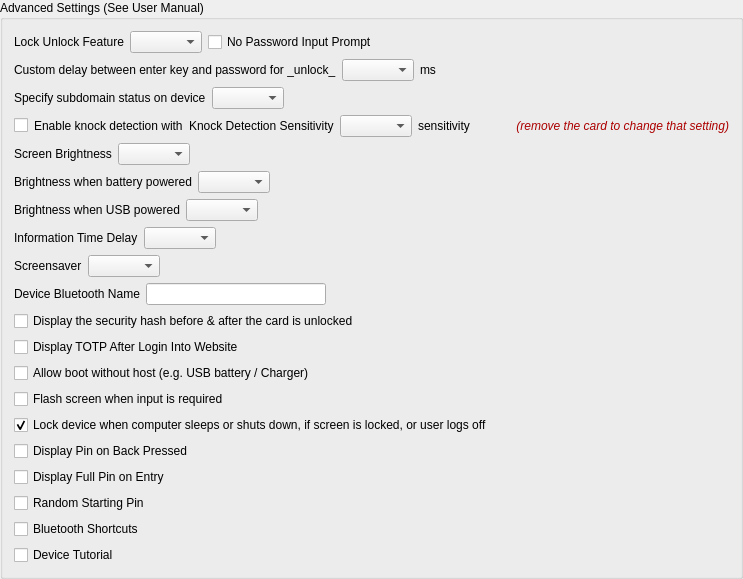
             <widget class="QGroupBox" name="advancedSettingsGB">
              <property name="title">
               <string>Advanced Settings (See User Manual)</string>
              </property>
              <layout class="QVBoxLayout" name="verticalLayout_21">
               <item>
                <widget class="QWidget" name="settings_advanced_lockunlock" native="true">
                 <property name="toolTip">
                  <string>Select the lock/unlock action performed when your card is inserted/removed</string>
                 </property>
                 <layout class="QHBoxLayout" name="horizontalLayout_27">
                  <property name="leftMargin">
                   <number>0</number>
                  </property>
                  <property name="topMargin">
                   <number>0</number>
                  </property>
                  <property name="rightMargin">
                   <number>0</number>
                  </property>
                  <property name="bottomMargin">
                   <number>0</number>
                  </property>
                  <item>
                   <widget class="QLabel" name="label_30">
                    <property name="text">
                     <string>Lock Unlock Feature</string>
                    </property>
                   </widget>
                  </item>
                  <item>
                   <widget class="QComboBox" name="lockUnlockModeComboBox">
                    <property name="sizePolicy">
                     <sizepolicy hsizetype="Preferred" vsizetype="Fixed">
                      <horstretch>0</horstretch>
                      <verstretch>0</verstretch>
                     </sizepolicy>
                    </property>
                    <property name="currentIndex">
                     <number>-1</number>
                    </property>
                    <property name="modelColumn">
                     <number>0</number>
                    </property>
                   </widget>
                  </item>
                  <item>
                   <widget class="QCheckBox" name="checkBoxNoPasswordPrompt">
                    <property name="text">
                     <string>No Password Input Prompt</string>
                    </property>
                   </widget>
                  </item>
                  <item>
                   <spacer name="horizontalSpacer_32">
                    <property name="orientation">
                     <enum>Qt::Horizontal</enum>
                    </property>
                    <property name="sizeHint" stdset="0">
                     <size>
                      <width>40</width>
                      <height>20</height>
                     </size>
                    </property>
                   </spacer>
                  </item>
                 </layout>
                </widget>
               </item>
               <item>
                <widget class="QWidget" name="settings_delay_bef_unlock_login" native="true">
                 <layout class="QHBoxLayout" name="horizontalLayout_38">
                  <property name="leftMargin">
                   <number>0</number>
                  </property>
                  <property name="topMargin">
                   <number>0</number>
                  </property>
                  <property name="bottomMargin">
                   <number>0</number>
                  </property>
                  <item>
                   <widget class="QLabel" name="label_delayBefUnlockLogin">
                    <property name="toolTip">
                     <string>Custom delay between enter key and password for _unlock_</string>
                    </property>
                    <property name="text">
                     <string>Custom delay between enter key and password for _unlock_</string>
                    </property>
                   </widget>
                  </item>
                  <item>
                   <widget class="QComboBox" name="comboBoxDelayBefUnlockLogin"/>
                  </item>
                  <item>
                   <widget class="QLabel" name="label_delayBefUnlockUnit">
                    <property name="text">
                     <string>ms</string>
                    </property>
                   </widget>
                  </item>
                  <item>
                   <spacer name="horizontalSpacer_37">
                    <property name="orientation">
                     <enum>Qt::Horizontal</enum>
                    </property>
                    <property name="sizeHint" stdset="0">
                     <size>
                      <width>40</width>
                      <height>20</height>
                     </size>
                    </property>
                   </spacer>
                  </item>
                 </layout>
                </widget>
               </item>
               <item>
                <widget class="QWidget" name="settings_subdomain_specification" native="true">
                 <layout class="QHBoxLayout" name="horizontalLayout_69">
                  <property name="leftMargin">
                   <number>0</number>
                  </property>
                  <property name="topMargin">
                   <number>0</number>
                  </property>
                  <property name="rightMargin">
                   <number>0</number>
                  </property>
                  <property name="bottomMargin">
                   <number>0</number>
                  </property>
                  <item>
                   <widget class="QLabel" name="label_MCSubdomainForceStatus">
                    <property name="toolTip">
                     <string>Specify subdomain status on device</string>
                    </property>
                    <property name="text">
                     <string>Specify subdomain status on device</string>
                    </property>
                   </widget>
                  </item>
                  <item>
                   <widget class="QComboBox" name="comboBoxMCSubdomainForceStatus"/>
                  </item>
                  <item>
                   <spacer name="horizontalSpacer_59">
                    <property name="orientation">
                     <enum>Qt::Horizontal</enum>
                    </property>
                    <property name="sizeHint" stdset="0">
                     <size>
                      <width>40</width>
                      <height>20</height>
                     </size>
                    </property>
                   </spacer>
                  </item>
                 </layout>
                </widget>
               </item>
               <item>
                <widget class="QWidget" name="knockSettingsWidget" native="true">
                 <property name="sizePolicy">
                  <sizepolicy hsizetype="Preferred" vsizetype="Maximum">
                   <horstretch>0</horstretch>
                   <verstretch>0</verstretch>
                  </sizepolicy>
                 </property>
                 <property name="toolTip">
                  <string>Enable the knock to approve feature</string>
                 </property>
                 <layout class="QHBoxLayout" name="knockSettingsLayout">
                  <property name="spacing">
                   <number>6</number>
                  </property>
                  <property name="leftMargin">
                   <number>0</number>
                  </property>
                  <property name="topMargin">
                   <number>0</number>
                  </property>
                  <property name="rightMargin">
                   <number>0</number>
                  </property>
                  <property name="bottomMargin">
                   <number>0</number>
                  </property>
                  <item>
                   <widget class="QCheckBox" name="checkBoxKnock">
                    <property name="text">
                     <string/>
                    </property>
                   </widget>
                  </item>
                  <item>
                   <widget class="QLabel" name="label_KnockEnable">
                    <property name="text">
                     <string>Enable knock detection with</string>
                    </property>
                   </widget>
                  </item>
                  <item>
                   <widget class="QLabel" name="label_KnockSensitivity">
                    <property name="toolTip">
                     <string>Sensitivity for the know detection feature</string>
                    </property>
                    <property name="text">
                     <string>Knock Detection Sensitivity</string>
                    </property>
                   </widget>
                  </item>
                  <item>
                   <widget class="QComboBox" name="comboBoxKnock">
                    <property name="toolTip">
                     <string>How sensitive to vibration your device should be</string>
                    </property>
                   </widget>
                  </item>
                  <item>
                   <widget class="QLabel" name="knockSettingsSuffixLabel">
                    <property name="text">
                     <string>sensitivity</string>
                    </property>
                   </widget>
                  </item>
                  <item>
                   <spacer name="horizontalSpacer_26">
                    <property name="orientation">
                     <enum>Qt::Horizontal</enum>
                    </property>
                    <property name="sizeHint" stdset="0">
                     <size>
                      <width>40</width>
                      <height>20</height>
                     </size>
                    </property>
                   </spacer>
                  </item>
                  <item>
                   <widget class="QLabel" name="labelRemoveCard">
                    <property name="text">
                     <string>&lt;html&gt;&lt;head/&gt;&lt;body&gt;&lt;p&gt;&lt;span style=&quot; font-style:italic; color:#ac0000;&quot;&gt;(remove the card to change that setting)&lt;/span&gt;&lt;/p&gt;&lt;/body&gt;&lt;/html&gt;</string>
                    </property>
                    <property name="alignment">
                     <set>Qt::AlignRight|Qt::AlignTrailing|Qt::AlignVCenter</set>
                    </property>
                   </widget>
                  </item>
                 </layout>
                </widget>
               </item>
               <item>
                <widget class="QWidget" name="settings_miscellaneous_brightness" native="true">
                 <property name="toolTip">
                  <string>Mooltipass screen brightness</string>
                 </property>
                 <layout class="QHBoxLayout" name="horizontalLayout_24">
                  <property name="leftMargin">
                   <number>0</number>
                  </property>
                  <property name="topMargin">
                   <number>0</number>
                  </property>
                  <property name="rightMargin">
                   <number>0</number>
                  </property>
                  <property name="bottomMargin">
                   <number>0</number>
                  </property>
                  <item>
                   <widget class="QLabel" name="label_3">
                    <property name="text">
                     <string>Screen Brightness</string>
                    </property>
                   </widget>
                  </item>
                  <item>
                   <widget class="QComboBox" name="comboBoxScreenBrightness">
                    <property name="sizePolicy">
                     <sizepolicy hsizetype="Maximum" vsizetype="Fixed">
                      <horstretch>0</horstretch>
                      <verstretch>0</verstretch>
                     </sizepolicy>
                    </property>
                   </widget>
                  </item>
                  <item>
                   <spacer name="horizontalSpacer_28">
                    <property name="orientation">
                     <enum>Qt::Horizontal</enum>
                    </property>
                    <property name="sizeHint" stdset="0">
                     <size>
                      <width>40</width>
                      <height>20</height>
                     </size>
                    </property>
                   </spacer>
                  </item>
                 </layout>
                </widget>
               </item>
               <item>
                <widget class="QWidget" name="settings_screen_brightness_bat" native="true">
                 <layout class="QHBoxLayout" name="horizontalLayout_68">
                  <property name="leftMargin">
                   <number>0</number>
                  </property>
                  <property name="topMargin">
                   <number>0</number>
                  </property>
                  <property name="rightMargin">
                   <number>0</number>
                  </property>
                  <property name="bottomMargin">
                   <number>0</number>
                  </property>
                  <item>
                   <widget class="QLabel" name="label_BatteryScreenBrightness">
                    <property name="text">
                     <string>Brightness when battery powered</string>
                    </property>
                   </widget>
                  </item>
                  <item>
                   <widget class="QComboBox" name="comboBoxBatteryScreenBrightness"/>
                  </item>
                  <item>
                   <spacer name="horizontalSpacer_44">
                    <property name="orientation">
                     <enum>Qt::Horizontal</enum>
                    </property>
                    <property name="sizeHint" stdset="0">
                     <size>
                      <width>40</width>
                      <height>20</height>
                     </size>
                    </property>
                   </spacer>
                  </item>
                 </layout>
                </widget>
               </item>
               <item>
                <widget class="QWidget" name="settings_screen_brightness_usb" native="true">
                 <layout class="QHBoxLayout" name="horizontalLayout_67">
                  <property name="leftMargin">
                   <number>0</number>
                  </property>
                  <property name="topMargin">
                   <number>0</number>
                  </property>
                  <property name="rightMargin">
                   <number>0</number>
                  </property>
                  <property name="bottomMargin">
                   <number>0</number>
                  </property>
                  <item>
                   <widget class="QLabel" name="label_UsbScreenBrightness">
                    <property name="text">
                     <string>Brightness when USB powered</string>
                    </property>
                   </widget>
                  </item>
                  <item>
                   <widget class="QComboBox" name="comboBoxUsbScreenBrightness"/>
                  </item>
                  <item>
                   <spacer name="horizontalSpacer_38">
                    <property name="orientation">
                     <enum>Qt::Horizontal</enum>
                    </property>
                    <property name="sizeHint" stdset="0">
                     <size>
                      <width>40</width>
                      <height>20</height>
                     </size>
                    </property>
                   </spacer>
                  </item>
                 </layout>
                </widget>
               </item>
               <item>
                <widget class="QWidget" name="settings_information_time_delay" native="true">
                 <property name="toolTip">
                  <string>How long information messages should be displayed for</string>
                 </property>
                 <layout class="QHBoxLayout" name="horizontalLayout_63" stretch="0,0,0">
                  <property name="spacing">
                   <number>6</number>
                  </property>
                  <property name="leftMargin">
                   <number>0</number>
                  </property>
                  <property name="topMargin">
                   <number>0</number>
                  </property>
                  <property name="rightMargin">
                   <number>0</number>
                  </property>
                  <property name="bottomMargin">
                   <number>0</number>
                  </property>
                  <item>
                   <widget class="QLabel" name="label_informationTimeDelay">
                    <property name="text">
                     <string>Information Time Delay</string>
                    </property>
                   </widget>
                  </item>
                  <item>
                   <widget class="QComboBox" name="comboBoxInformationTimeDelay"/>
                  </item>
                  <item>
                   <spacer name="horizontalSpacer_55">
                    <property name="orientation">
                     <enum>Qt::Horizontal</enum>
                    </property>
                    <property name="sizeHint" stdset="0">
                     <size>
                      <width>40</width>
                      <height>20</height>
                     </size>
                    </property>
                   </spacer>
                  </item>
                 </layout>
                </widget>
               </item>
               <item>
                <widget class="QWidget" name="settings_screen_saver_id" native="true">
                 <property name="toolTip">
                  <string>Screen saver displayed when device is idle, connected to USB</string>
                 </property>
                 <layout class="QHBoxLayout" name="horizontalLayout_62">
                  <property name="leftMargin">
                   <number>0</number>
                  </property>
                  <property name="topMargin">
                   <number>0</number>
                  </property>
                  <property name="rightMargin">
                   <number>0</number>
                  </property>
                  <property name="bottomMargin">
                   <number>0</number>
                  </property>
                  <item>
                   <widget class="QLabel" name="label_ScreensaverId">
                    <property name="text">
                     <string>Screensaver</string>
                    </property>
                   </widget>
                  </item>
                  <item>
                   <widget class="QComboBox" name="comboBoxScreensaverId"/>
                  </item>
                  <item>
                   <spacer name="horizontalSpacer_56">
                    <property name="orientation">
                     <enum>Qt::Horizontal</enum>
                    </property>
                    <property name="sizeHint" stdset="0">
                     <size>
                      <width>40</width>
                      <height>20</height>
                     </size>
                    </property>
                   </spacer>
                  </item>
                 </layout>
                </widget>
               </item>
               <item>
                <widget class="QWidget" name="settings_ble_name" native="true">
                 <layout class="QHBoxLayout" name="horizontalLayout_71">
                  <property name="leftMargin">
                   <number>0</number>
                  </property>
                  <property name="topMargin">
                   <number>0</number>
                  </property>
                  <property name="rightMargin">
                   <number>0</number>
                  </property>
                  <property name="bottomMargin">
                   <number>0</number>
                  </property>
                  <item>
                   <widget class="QLabel" name="label_BleName">
                    <property name="text">
                     <string>Device Bluetooth Name</string>
                    </property>
                   </widget>
                  </item>
                  <item>
                   <widget class="QLineEdit" name="lineEditBleName">
                    <property name="maximumSize">
                     <size>
                      <width>180</width>
                      <height>16777215</height>
                     </size>
                    </property>
                    <property name="maxLength">
                     <number>22</number>
                    </property>
                   </widget>
                  </item>
                  <item>
                   <spacer name="horizontalSpacer_61">
                    <property name="orientation">
                     <enum>Qt::Horizontal</enum>
                    </property>
                    <property name="sizeHint" stdset="0">
                     <size>
                      <width>40</width>
                      <height>20</height>
                     </size>
                    </property>
                   </spacer>
                  </item>
                 </layout>
                </widget>
               </item>
               <item>
                <widget class="QCheckBox" name="hashDisplayFeatureCheckBox">
                 <property name="toolTip">
                  <string>A hash will be displayed before and after your card is unlocked. Make sure this hash doesn't change to know that your firmware hasn't been tampered with.</string>
                 </property>
                 <property name="text">
                  <string>Display the security hash before &amp;&amp; after the card is unlocked</string>
                 </property>
                </widget>
               </item>
               <item>
                <widget class="QCheckBox" name="checkBoxDispTOTPAfterRecall">
                 <property name="text">
                  <string>Display TOTP After Login Into Website</string>
                 </property>
                </widget>
               </item>
               <item>
                <widget class="QCheckBox" name="checkBoxBoot">
                 <property name="toolTip">
                  <string>Enable offline mode of your Mooltipass in which passwords are displayed on its screen</string>
                 </property>
                 <property name="text">
                  <string>Allow boot without host (e.g. USB battery / Charger)</string>
                 </property>
                </widget>
               </item>
               <item>
                <widget class="QCheckBox" name="checkBoxFlash">
                 <property name="toolTip">
                  <string>Flash screen when an action is required</string>
                 </property>
                 <property name="text">
                  <string>Flash screen when input is required</string>
                 </property>
                </widget>
               </item>
               <item>
                <widget class="QCheckBox" name="checkBoxLockDevice">
                 <property name="text">
                  <string>Lock device when computer sleeps or shuts down, if screen is locked, or user logs off</string>
                 </property>
                 <property name="checked">
                  <bool>true</bool>
                 </property>
                </widget>
               </item>
               <item>
                <widget class="QCheckBox" name="checkBoxPinOnBack">
                 <property name="toolTip">
                  <string>Do not erase characters when going back in the pin entering screen</string>
                 </property>
                 <property name="text">
                  <string>Display Pin on Back Pressed</string>
                 </property>
                </widget>
               </item>
               <item>
                <widget class="QCheckBox" name="checkBoxPinOnEntry">
                 <property name="toolTip">
                  <string>Do not hide PIN when entering PIN</string>
                 </property>
                 <property name="text">
                  <string>Display Full Pin on Entry</string>
                 </property>
                </widget>
               </item>
               <item>
                <widget class="QCheckBox" name="randomStartingPinCheckBox">
                 <property name="toolTip">
                  <string>Random starting pin every time card unlock is needed</string>
                 </property>
                 <property name="text">
                  <string>Random Starting Pin</string>
                 </property>
                </widget>
               </item>
               <item>
                <widget class="QCheckBox" name="checkBoxBTShortcuts">
                 <property name="toolTip">
                  <string>Scroll wheel shortcuts for bluetooth actions</string>
                 </property>
                 <property name="text">
                  <string>Bluetooth Shortcuts</string>
                 </property>
                </widget>
               </item>
               <item>
                <widget class="QCheckBox" name="checkBoxTuto">
                 <property name="toolTip">
                  <string>Display the device tutorial after the next Mooltipass start</string>
                 </property>
                 <property name="text">
                  <string>Device Tutorial</string>
                 </property>
                </widget>
               </item>
              </layout>
             </widget>
